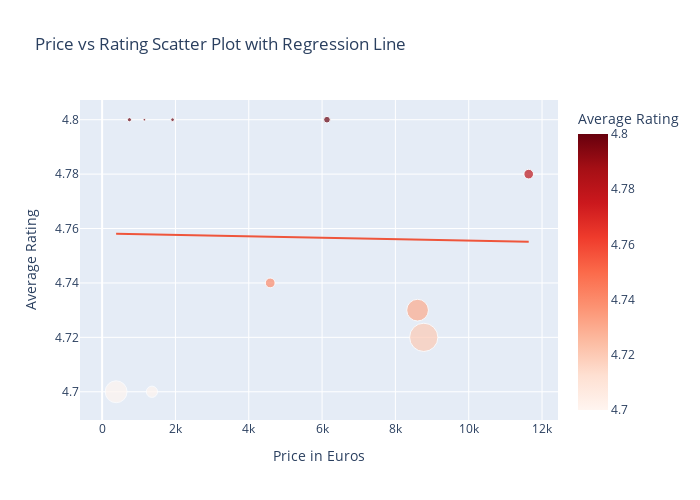

Source (notebook cell):
### Code cell
import plotly.express as px

# Assuming `df` is your DataFrame
fig = px.scatter(
    df,
    x='price_euros',
    y='ratings_average',  # Corrected column name
    size='ratings_count',  # Size of the points
    color='ratings_average',  # Color by Rating
    trendline='ols',  # Add a regression line
    labels={'price_euros': 'Price in Euros', 'ratings_average': 'Average Rating'},  # Axis labels
    title='Price vs Rating Scatter Plot with Regression Line',
    color_continuous_scale=px.colors.sequential.Reds,  # Adjust color scale to match
)

# Update layout
fig.update_layout(
    width=700,
    height=500,
    showlegend=False
)

# Show the plot
fig.show()

### Figure 1 — Plotly figure (JSON) as saved in the notebook; plotly's stock layout.template omitted (floating-point values rounded to 4 significant figures)
{"data": [{"hovertemplate": "Price in Euros=%{x}<br>Average Rating=%{marker.color}<br>ratings_count=%{marker.size}<extra></extra>", "legendgroup": "", "marker": {"color": [4.8, 4.8, 4.8, 4.8, 4.78, 4.74, 4.73, 4.72, 4.7, 4.7], "coloraxis": "coloraxis", "size": [339, 131, 104, 52, 715, 736, 3619, 6142, 3678, 970], "sizemode": "area", "sizeref": 15.36, "symbol": "circle"}, "mode": "markers", "name": "", "orientation": "v", "showlegend": false, "type": "scatter", "x": [6133.0, 745, 1921.0, 1152.0, 11640.0, 4585.0, 8605, 8774.0, 382.1, 1359.0], "xaxis": "x", "y": [4.8, 4.8, 4.8, 4.8, 4.78, 4.74, 4.73, 4.72, 4.7, 4.7], "yaxis": "y"}, {"hovertemplate": "<b>OLS trendline</b><br>ratings_average = -2.61492e-07 * price_euros + 4.75818<br>R<sup>2</sup>=0.000600<br><br>Price in Euros=%{x}<br>Average Rating=%{y} <b>(trend)</b><extra></extra>", "legendgroup": "", "marker": {"symbol": "circle"}, "mode": "lines", "name": "", "showlegend": false, "type": "scatter", "x": [382.1, 745, 1152.0, 1359.0, 1921.0, 4585.0, 6133.0, 8605, 8774.0, 11640.0], "xaxis": "x", "y": [4.758, 4.758, 4.758, 4.758, 4.758, 4.757, 4.757, 4.756, 4.756, 4.755], "yaxis": "y"}], "layout": {"coloraxis": {"colorbar": {"title": {"text": "Average Rating"}}, "colorscale": [[0, "rgb(255,245,240)"], [0.125, "rgb(254,224,210)"], [0.25, "rgb(252,187,161)"], [0.375, "rgb(252,146,114)"], [0.5, "rgb(251,106,74)"], [0.625, "rgb(239,59,44)"], [0.75, "rgb(203,24,29)"], [0.875, "rgb(165,15,21)"], [1, "rgb(103,0,13)"]]}, "height": 500, "legend": {"itemsizing": "constant", "tracegroupgap": 0}, "showlegend": false, "title": {"text": "Price vs Rating Scatter Plot with Regression Line"}, "width": 700, "xaxis": {"anchor": "y", "domain": [0, 1], "title": {"text": "Price in Euros"}}, "yaxis": {"anchor": "x", "domain": [0, 1], "title": {"text": "Average Rating"}}}}
